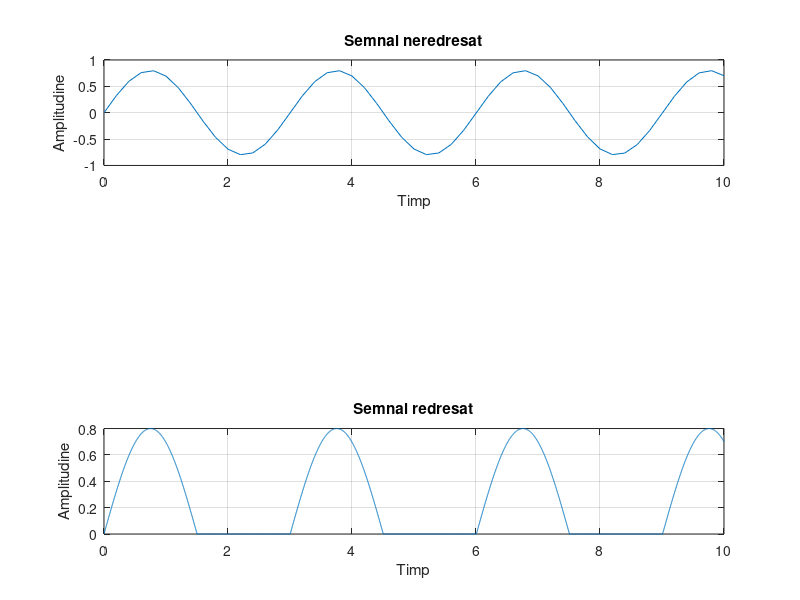

Source code (MATLAB):
%Semnal sinusoidal redresat mono alternan?? cu perioada semnalului sinusoidal ini?ial (neredresat) 3 si amplitudinea: 0.8. 
t1=0:0.2:10;
%expresia semnalului initial(neredresat):
s1=0.8*sin(2*pi*0.333*t1);
subplot(3,1,1)
plot(t1,s1),grid
xlabel('Timp')
ylabel('Amplitudine')
title('Semnal neredresat')

t2=0:0.002:10;
%expresia semnalului redresat:
s2=0.8*sin(2*pi*0.333*t2);
%sintaxa de mai jos redreseaza mono alternant semnalul sinusoidal
for i=1:1:length(s2);
    if s2(i)<0;
        s2(i)=0;
    end
end
subplot(3,1,3)
plot(t2,s2),grid

xlabel('Timp')
ylabel('Amplitudine')
title('Semnal redresat')
%afiseaza pe axe parametrii